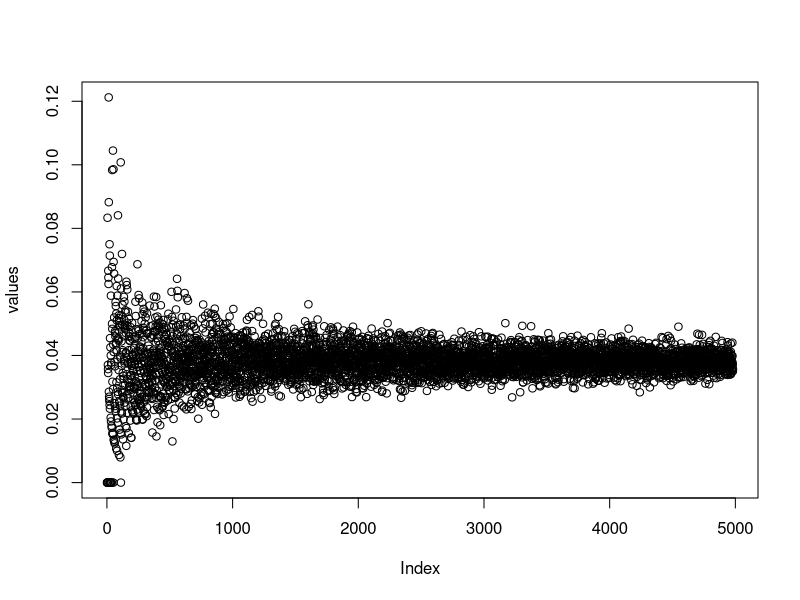

The R source for this figure:
install.packages(stat)

values<-c() # this resets 'values ' vector   as empty

for(n in 20:5000)
{
  
  counter=0
  for( i in 1:n)
  {
     x=rbeta(1,3,1)
     y=rbeta(1,3,1)
     if(y-x>.5)
     {
       counter=counter+1
     }
     
}
probability=counter/n
probability
n=n+1
values<-append(values,probability)
}
write (values, " XYpairSimResult.txt " , ncolumns = 1)
min(values)
max(values)
plot(values)  
